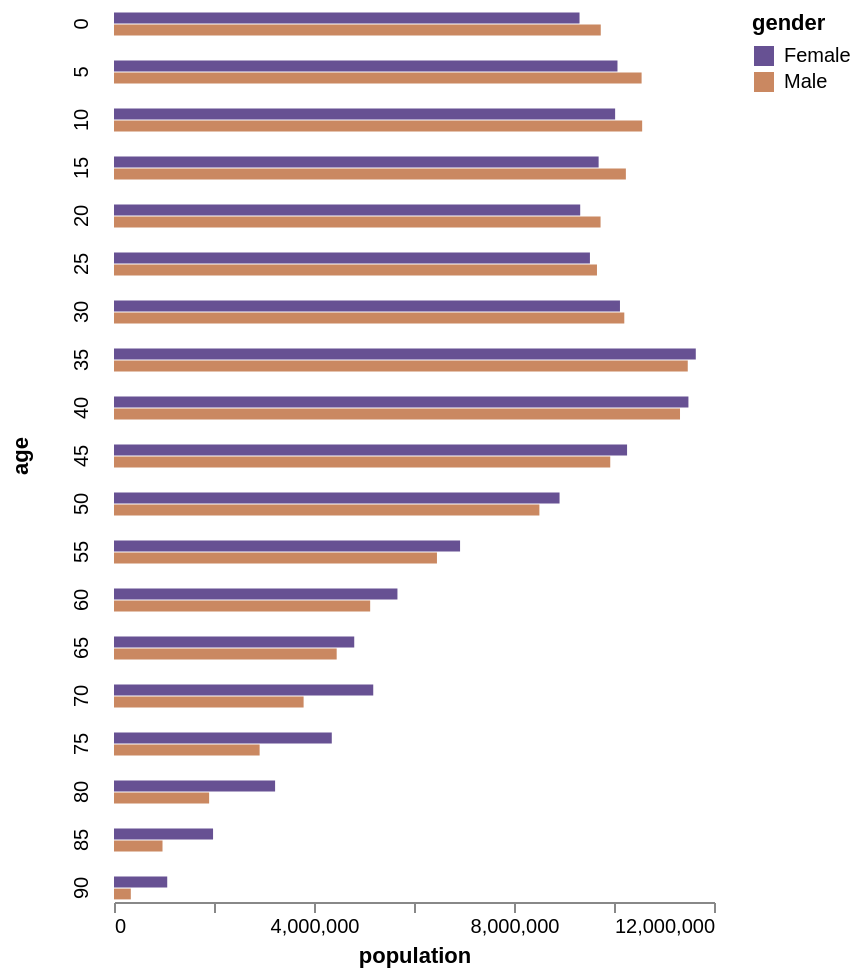

The Vega-Lite source for this figure:
### Vega-Lite specification from a JSON file in a GitHub repository (floating-point values rounded to 4 significant figures; data arrays with more than 128 entries replaced by an {"elided": "..."} marker saying what was removed)
{"$schema": "https://vega.github.io/schema/vega-lite/v4.json", "data": {"values": {"elided": "570 records"}}, "transform": [{"filter": "datum.year == 2000"}, {"calculate": "datum.sex == 2 ? 'Female' : 'Male'", "as": "gender"}], "height": {"step": 6}, "mark": "bar", "encoding": {"row": {"field": "age", "spacing": 10}, "x": {"aggregate": "sum", "field": "people", "title": "population", "axis": {"grid": false}}, "y": {"field": "gender", "axis": null}, "color": {"field": "gender", "scale": {"range": ["#675193", "#ca8861"]}}}, "config": {"view": {"stroke": "transparent"}, "axis": {"domainWidth": 1}}}
